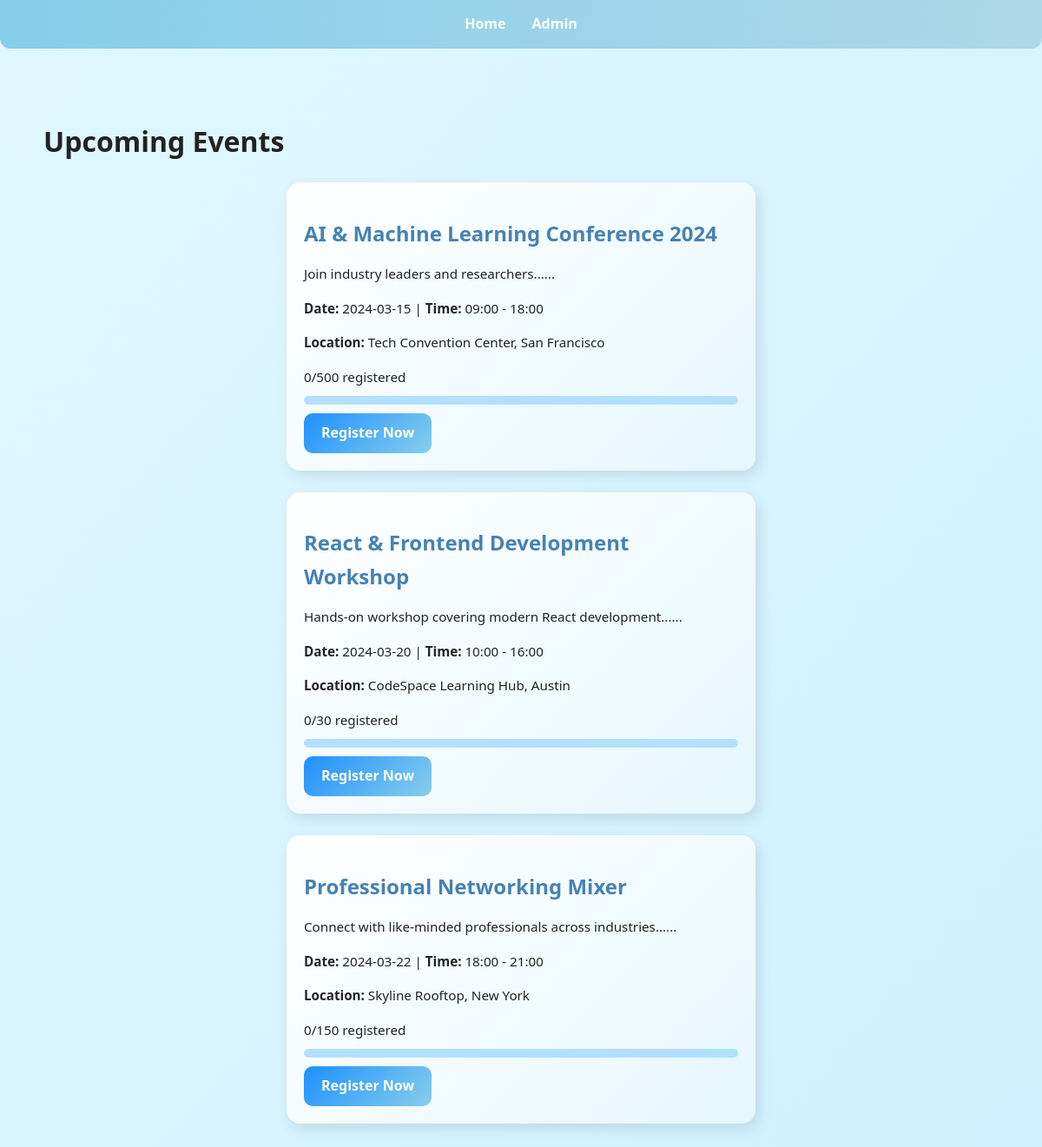
The page / on the database its author committed.
### tables this page shows
CREATE TABLE events (
    id INT AUTO_INCREMENT PRIMARY KEY,
    name VARCHAR(100) NOT NULL,
    description TEXT NOT NULL,
    max_capacity INT NOT NULL,
    date DATE NOT NULL,
    time_start TIME NOT NULL,
    time_end TIME NOT NULL,
    location VARCHAR(255) NOT NULL
);

### index.php (the view, shortened to what this page needs)
<?php
require 'db.php';
$events = $pdo->query("SELECT * FROM events ORDER BY date ASC")->fetchAll();
?>
<!DOCTYPE html>
<html lang="en">
<head>
<link rel="stylesheet" href="assets/css/style.css">
</head>
<body>
<div class="navbar">
  <a href="index.php">Home</a>
  <a href="admin-login.php">Admin</a>
</div>
<div class="container">
    <h1>Upcoming Events</h1>
    <div class="events-grid">
        <?php foreach($events as $event):
            $stmt = $pdo->prepare("SELECT COUNT(*) as cnt FROM participants WHERE event_id=? AND status='registered'");
            $stmt->execute([$event['id']]);
            $registered = $stmt->fetch()['cnt'];
            $spots_left = $event['max_capacity'] - $registered;
        ?>
        <div class="event-card">
            <h2><?= $event['name'] ?></h2>
            <p><?= substr($event['description'],0,100) ?>...</p>
            <p><strong>Date:</strong> <?= $event['date'] ?> | <strong>Time:</strong> <?= substr($event['time_start'],0,5) ?> - <?= substr($event['time_end'],0,5) ?></p>
            <p><strong>Location:</strong> <?= $event['location'] ?></p>
            <p><?= $registered ?>/<?= $event['max_capacity'] ?> registered</p>
            <div class="progress-bar">
            </div>
            <?php if($spots_left>0): ?>
            <a href="event.php?id=<?= $event['id'] ?>" class="btn btn-primary">Register Now</a>
            <?php else: ?>
            <span class="status-waiting">Full - Join Waiting List</span>
            <?php endif; ?>
        </div>
        <?php endforeach; ?>
    </div>
</div>
</body>
</html>

### assets/css/style.css (style rules this page uses)
body { font-family: "Segoe UI", Tahoma, Geneva, Verdana, sans-serif; line-height: 1.6; margin: 0; padding: 0; background: linear-gradient(to bottom right, #e0f7ff, #d0f0ff); color: #222; }
a { text-decoration: none; }
.container { max-width: 1100px; margin: 40px auto; padding: 20px; }
.navbar { display: flex; justify-content: center; gap: 30px; padding: 15px 0; background: linear-gradient(90deg, #87ceeb, #add8e6); border-radius: 0 0 12px 12px; }
.navbar a { color: #fff; font-weight: 600; font-size: 1rem; transition: 0.3s; }
.events-grid { display: flex; flex-wrap: wrap; gap: 25px; justify-content: center; }
.event-card { background: linear-gradient(135deg, #ffffff, #e6f7ff); border-radius: 16px; padding: 20px; width: 500px; box-shadow: 4px 6px 16px rgba(0,0,0,0.1); transition: 0.3s; }
.event-card h2 { font-size: 1.5rem; margin-bottom: 12px; color: #4682b4; }
.event-card p { margin-bottom: 10px; font-size: 0.95rem; }
.progress-bar { background: #b3e0ff; border-radius: 12px; overflow: hidden; height: 10px; margin-bottom: 10px; }
.btn { display: inline-block; padding: 10px 20px; border-radius: 10px; font-weight: 600; text-align: center; transition: 0.3s; }
.btn-primary { background: linear-gradient(135deg, #1e90ff, #87ceeb); color: #fff; }

### rows shown on the page
events: name "AI & Machine Learning Conference 2024", description "Join industry leaders and researchers...", date "2024-03-15", time_start "09:00", time_end "18:00", location "Tech Convention Center, San Francisco", registered "0", max_capacity "500"
events: name "React & Frontend Development Workshop", description "Hands-on workshop covering modern React development...", date "2024-03-20", time_start "10:00", time_end "16:00", location "CodeSpace Learning Hub, Austin", registered "0", max_capacity "30"
events: name "Professional Networking Mixer", description "Connect with like-minded professionals across industries...", date "2024-03-22", time_start "18:00", time_end "21:00", location "Skyline Rooftop, New York", registered "0", max_capacity "150"
